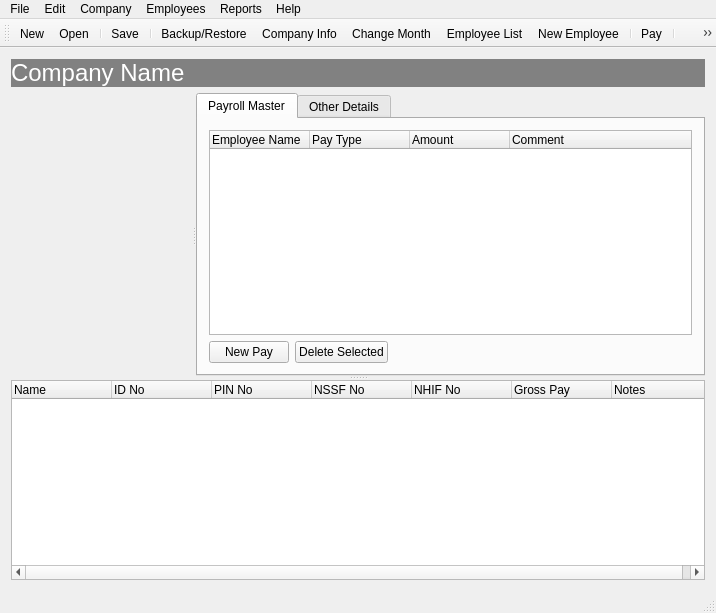
<?xml version="1.0" encoding="UTF-8"?>
<ui version="4.0">
 <class>PayrollMainWindow</class>
 <widget class="QMainWindow" name="PayrollMainWindow">
  <property name="geometry">
   <rect>
    <x>0</x>
    <y>0</y>
    <width>716</width>
    <height>613</height>
   </rect>
  </property>
  <property name="windowTitle">
   <string>Payroll</string>
  </property>
  <property name="windowIcon">
   <iconset resource="res.qrc">
    <normaloff>:/images/P.png</normaloff>:/images/P.png</iconset>
  </property>
  <widget class="QWidget" name="centralWidget">
   <layout class="QVBoxLayout" name="verticalLayout">
    <item>
     <widget class="QLabel" name="lblCompanyAndCurrentMonth">
      <property name="font">
       <font>
        <pointsize>18</pointsize>
       </font>
      </property>
      <property name="styleSheet">
       <string notr="true">background-color: rgb(129, 129, 129);
color: rgb(255, 255, 255);</string>
      </property>
      <property name="text">
       <string>Company Name</string>
      </property>
     </widget>
    </item>
    <item>
     <widget class="QSplitter" name="splitter_2">
      <property name="orientation">
       <enum>Qt::Vertical</enum>
      </property>
      <widget class="QSplitter" name="splitter">
       <property name="orientation">
        <enum>Qt::Horizontal</enum>
       </property>
       <widget class="EmployeeEditor" name="employeeDetailsWidget" native="true"/>
       <widget class="QTabWidget" name="tabWidget">
        <property name="currentIndex">
         <number>0</number>
        </property>
        <widget class="QWidget" name="tab">
         <attribute name="title">
          <string>Payroll Master</string>
         </attribute>
         <layout class="QVBoxLayout" name="verticalLayout_2">
          <item>
           <widget class="QTreeWidget" name="treeWidget">
            <column>
             <property name="text">
              <string>Employee Name</string>
             </property>
            </column>
            <column>
             <property name="text">
              <string>Pay Type</string>
             </property>
            </column>
            <column>
             <property name="text">
              <string>Amount</string>
             </property>
            </column>
            <column>
             <property name="text">
              <string>Comment</string>
             </property>
            </column>
           </widget>
          </item>
          <item>
           <layout class="QHBoxLayout" name="horizontalLayout">
            <item>
             <widget class="QPushButton" name="pushButton">
              <property name="text">
               <string>New Pay</string>
              </property>
             </widget>
            </item>
            <item>
             <widget class="QPushButton" name="pushButton_2">
              <property name="text">
               <string>Delete Selected</string>
              </property>
             </widget>
            </item>
            <item>
             <spacer name="horizontalSpacer">
              <property name="orientation">
               <enum>Qt::Horizontal</enum>
              </property>
              <property name="sizeHint" stdset="0">
               <size>
                <width>40</width>
                <height>20</height>
               </size>
              </property>
             </spacer>
            </item>
           </layout>
          </item>
         </layout>
        </widget>
        <widget class="QWidget" name="tab_2">
         <attribute name="title">
          <string>Other Details</string>
         </attribute>
        </widget>
       </widget>
      </widget>
      <widget class="QTreeWidget" name="trvEmployees">
       <column>
        <property name="text">
         <string>Name</string>
        </property>
       </column>
       <column>
        <property name="text">
         <string>ID No</string>
        </property>
       </column>
       <column>
        <property name="text">
         <string>PIN No</string>
        </property>
       </column>
       <column>
        <property name="text">
         <string>NSSF No</string>
        </property>
       </column>
       <column>
        <property name="text">
         <string>NHIF No</string>
        </property>
       </column>
       <column>
        <property name="text">
         <string>Gross Pay</string>
        </property>
       </column>
       <column>
        <property name="text">
         <string>Notes</string>
        </property>
       </column>
      </widget>
     </widget>
    </item>
   </layout>
  </widget>
  <widget class="QMenuBar" name="menuBar">
   <property name="geometry">
    <rect>
     <x>0</x>
     <y>0</y>
     <width>716</width>
     <height>19</height>
    </rect>
   </property>
   <widget class="QMenu" name="menuFile">
    <property name="title">
     <string>File</string>
    </property>
    <widget class="QMenu" name="menuRecent_Files">
     <property name="title">
      <string>Recent Files</string>
     </property>
     <addaction name="separator"/>
    </widget>
    <addaction name="action_New"/>
    <addaction name="action_Open"/>
    <addaction name="separator"/>
    <addaction name="action_Save"/>
    <addaction name="separator"/>
    <addaction name="menuRecent_Files"/>
    <addaction name="separator"/>
    <addaction name="actionBackup_Restore"/>
    <addaction name="separator"/>
    <addaction name="actionClose_Company_Logoff"/>
    <addaction name="separator"/>
    <addaction name="actionExit"/>
   </widget>
   <widget class="QMenu" name="menuEdit">
    <property name="title">
     <string>Edit</string>
    </property>
    <addaction name="actionPay_Types"/>
    <addaction name="actionStatutory_Rates"/>
    <addaction name="separator"/>
    <addaction name="actionPreferences"/>
    <addaction name="separator"/>
    <addaction name="actionDepartments"/>
    <addaction name="actionJob_Titles"/>
    <addaction name="actionJob_Groups"/>
   </widget>
   <widget class="QMenu" name="menuCompany">
    <property name="title">
     <string>Company</string>
    </property>
    <addaction name="actionCompany_Info"/>
    <addaction name="separator"/>
    <addaction name="actionClose_Month"/>
    <addaction name="actionChange_Month"/>
   </widget>
   <widget class="QMenu" name="menuEmployees">
    <property name="title">
     <string>Employees</string>
    </property>
    <addaction name="actionEmployee_List"/>
    <addaction name="separator"/>
    <addaction name="actionRecruit"/>
    <addaction name="actionTerminate"/>
    <addaction name="separator"/>
    <addaction name="actionPay"/>
    <addaction name="actionEnter_OT"/>
    <addaction name="actionEnter_Leave"/>
    <addaction name="actionLoans"/>
    <addaction name="separator"/>
    <addaction name="actionPayslips"/>
    <addaction name="actionAttendance"/>
   </widget>
   <widget class="QMenu" name="menuReports">
    <property name="title">
     <string>Reports</string>
    </property>
    <addaction name="actionPayslips_2"/>
    <addaction name="actionPayroll"/>
    <addaction name="actionLoan_Schedule"/>
    <addaction name="actionLeave"/>
    <addaction name="actionAttendance_2"/>
   </widget>
   <widget class="QMenu" name="menuHelp">
    <property name="title">
     <string>Help</string>
    </property>
    <addaction name="actionPayroll_Help_Topics"/>
    <addaction name="actionAbout_Payroll"/>
   </widget>
   <addaction name="menuFile"/>
   <addaction name="menuEdit"/>
   <addaction name="menuCompany"/>
   <addaction name="menuEmployees"/>
   <addaction name="menuReports"/>
   <addaction name="menuHelp"/>
  </widget>
  <widget class="QToolBar" name="mainToolBar">
   <property name="toolButtonStyle">
    <enum>Qt::ToolButtonTextUnderIcon</enum>
   </property>
   <attribute name="toolBarArea">
    <enum>TopToolBarArea</enum>
   </attribute>
   <attribute name="toolBarBreak">
    <bool>false</bool>
   </attribute>
   <addaction name="action_New"/>
   <addaction name="action_Open"/>
   <addaction name="separator"/>
   <addaction name="action_Save"/>
   <addaction name="separator"/>
   <addaction name="actionBackup_Restore"/>
   <addaction name="actionCompany_Info"/>
   <addaction name="actionChange_Month"/>
   <addaction name="actionEmployee_List"/>
   <addaction name="actionRecruit"/>
   <addaction name="separator"/>
   <addaction name="actionPay"/>
   <addaction name="separator"/>
   <addaction name="actionClose_Company_Logoff"/>
  </widget>
  <widget class="QStatusBar" name="statusBar"/>
  <action name="actionBackup_Restore">
   <property name="icon">
    <iconset resource="res.qrc">
     <normaloff>:/images/Backup-Folder-Blue-icon.png</normaloff>:/images/Backup-Folder-Blue-icon.png</iconset>
   </property>
   <property name="text">
    <string>Backup/Restore</string>
   </property>
  </action>
  <action name="actionClose_Company_Logoff">
   <property name="icon">
    <iconset resource="res.qrc">
     <normaloff>:/images/File-Delete-icon.png</normaloff>:/images/File-Delete-icon.png</iconset>
   </property>
   <property name="text">
    <string>Close Company / Logoff</string>
   </property>
  </action>
  <action name="actionExit">
   <property name="text">
    <string>Exit</string>
   </property>
  </action>
  <action name="actionHome">
   <property name="text">
    <string>Home</string>
   </property>
  </action>
  <action name="actionPay_Types">
   <property name="icon">
    <iconset resource="res.qrc">
     <normaloff>:/images/atm-money-icon.png</normaloff>:/images/atm-money-icon.png</iconset>
   </property>
   <property name="text">
    <string>Pay Types</string>
   </property>
  </action>
  <action name="actionStatutory_Rates">
   <property name="text">
    <string>Statutory Rates</string>
   </property>
  </action>
  <action name="actionPreferences">
   <property name="text">
    <string>Preferences</string>
   </property>
  </action>
  <action name="actionCompany_Info">
   <property name="icon">
    <iconset resource="res.qrc">
     <normaloff>:/images/university-icon.png</normaloff>:/images/university-icon.png</iconset>
   </property>
   <property name="text">
    <string>Company Info</string>
   </property>
  </action>
  <action name="actionUser_Manager">
   <property name="text">
    <string>User Manager</string>
   </property>
  </action>
  <action name="actionClose_Month">
   <property name="text">
    <string>Close Month</string>
   </property>
  </action>
  <action name="actionEmployee_List">
   <property name="icon">
    <iconset resource="res.qrc">
     <normaloff>:/images/user-group-icon.png</normaloff>:/images/user-group-icon.png</iconset>
   </property>
   <property name="text">
    <string>Employee List</string>
   </property>
  </action>
  <action name="actionRecruit">
   <property name="icon">
    <iconset resource="res.qrc">
     <normaloff>:/images/Preppy-icon.png</normaloff>:/images/Preppy-icon.png</iconset>
   </property>
   <property name="text">
    <string>New Employee</string>
   </property>
  </action>
  <action name="actionTerminate">
   <property name="text">
    <string>Terminate</string>
   </property>
  </action>
  <action name="actionPay">
   <property name="icon">
    <iconset resource="res.qrc">
     <normaloff>:/images/money-icon.png</normaloff>:/images/money-icon.png</iconset>
   </property>
   <property name="text">
    <string>Pay</string>
   </property>
  </action>
  <action name="actionEnter_OT">
   <property name="text">
    <string>Enter OT</string>
   </property>
  </action>
  <action name="actionEnter_Leave">
   <property name="text">
    <string>Enter Leave</string>
   </property>
  </action>
  <action name="actionLoans">
   <property name="text">
    <string>Loans</string>
   </property>
  </action>
  <action name="actionPayslips">
   <property name="icon">
    <iconset resource="res.qrc">
     <normaloff>:/images/Calendar-icon.png</normaloff>:/images/Calendar-icon.png</iconset>
   </property>
   <property name="text">
    <string>Payslips</string>
   </property>
  </action>
  <action name="actionAttendance">
   <property name="text">
    <string>Attendance</string>
   </property>
  </action>
  <action name="actionDepartments">
   <property name="text">
    <string>Departments</string>
   </property>
  </action>
  <action name="actionJob_Titles">
   <property name="text">
    <string>Job Titles</string>
   </property>
  </action>
  <action name="actionJob_Groups">
   <property name="text">
    <string>Job Groups</string>
   </property>
  </action>
  <action name="actionPayroll_Master">
   <property name="text">
    <string>Payroll Master</string>
   </property>
  </action>
  <action name="actionPayslips_2">
   <property name="text">
    <string>Payslips</string>
   </property>
  </action>
  <action name="actionPayroll">
   <property name="text">
    <string>Payroll</string>
   </property>
  </action>
  <action name="actionLoan_Schedule">
   <property name="text">
    <string>Loan Schedule</string>
   </property>
  </action>
  <action name="actionLeave">
   <property name="text">
    <string>Leave</string>
   </property>
  </action>
  <action name="actionAttendance_2">
   <property name="text">
    <string>Attendance</string>
   </property>
  </action>
  <action name="actionPayroll_Help_Topics">
   <property name="text">
    <string>Payroll Help Topics</string>
   </property>
  </action>
  <action name="actionAbout_Payroll">
   <property name="text">
    <string>About Payroll</string>
   </property>
  </action>
  <action name="action_New">
   <property name="icon">
    <iconset resource="res.qrc">
     <normaloff>:/images/Files-New-File-icon.png</normaloff>:/images/Files-New-File-icon.png</iconset>
   </property>
   <property name="text">
    <string>&amp;New...</string>
   </property>
   <property name="shortcut">
    <string>Ctrl+N</string>
   </property>
  </action>
  <action name="action_Open">
   <property name="icon">
    <iconset resource="res.qrc">
     <normaloff>:/images/folder-open-icon.png</normaloff>:/images/folder-open-icon.png</iconset>
   </property>
   <property name="text">
    <string>&amp;Open...</string>
   </property>
   <property name="shortcut">
    <string>Ctrl+O</string>
   </property>
  </action>
  <action name="action_Save">
   <property name="icon">
    <iconset resource="res.qrc">
     <normaloff>:/images/Actions-document-save-icon.png</normaloff>:/images/Actions-document-save-icon.png</iconset>
   </property>
   <property name="text">
    <string>&amp;Save</string>
   </property>
   <property name="shortcut">
    <string>Ctrl+S</string>
   </property>
  </action>
  <action name="actionSave_As">
   <property name="text">
    <string>Save &amp;As...</string>
   </property>
  </action>
  <action name="actionChange_Month">
   <property name="icon">
    <iconset resource="res.qrc">
     <normaloff>:/images/Calendar-icon.png</normaloff>:/images/Calendar-icon.png</iconset>
   </property>
   <property name="text">
    <string>Change Month</string>
   </property>
  </action>
 </widget>
 <layoutdefault spacing="6" margin="11"/>
 <customwidgets>
  <customwidget>
   <class>EmployeeEditor</class>
   <extends>QWidget</extends>
   <header>employeeeditor.h</header>
   <container>1</container>
  </customwidget>
 </customwidgets>
 <resources>
  <include location="res.qrc"/>
 </resources>
 <connections/>
</ui>
